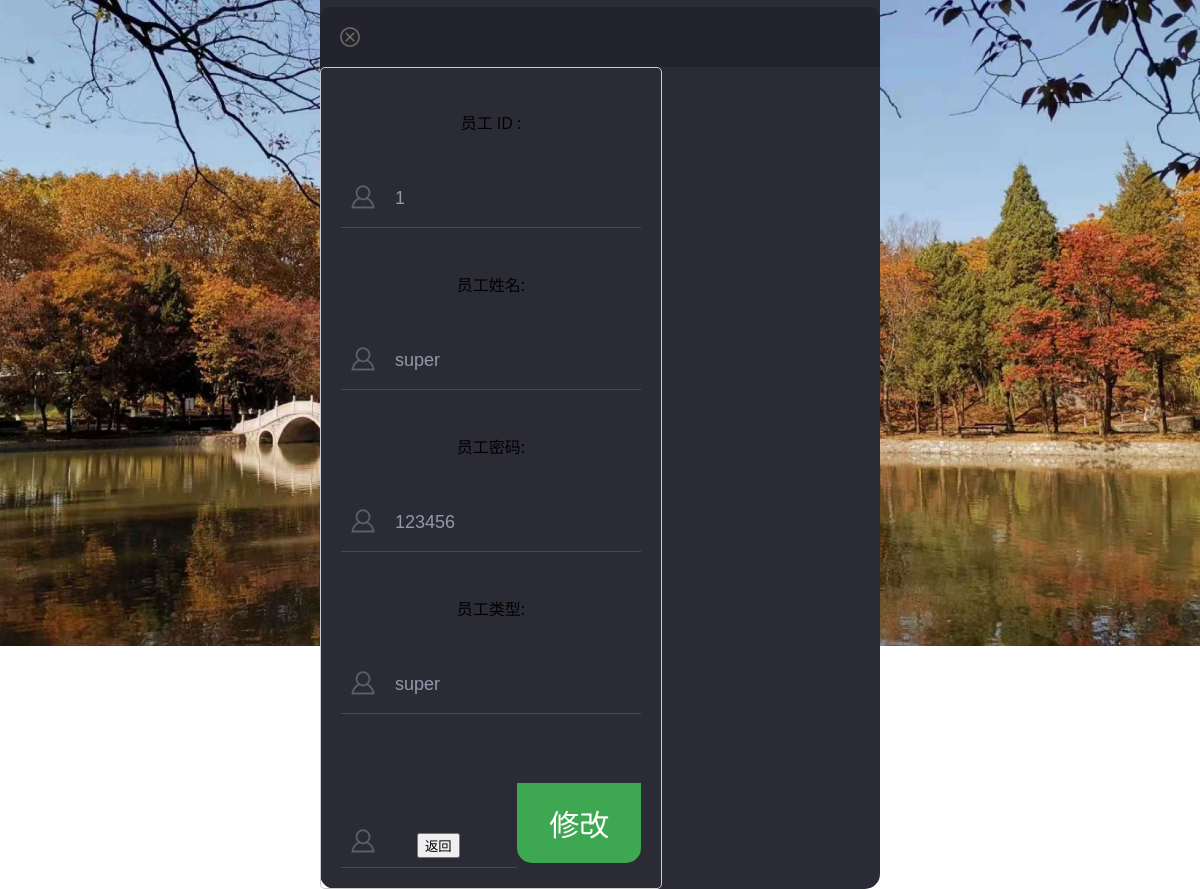
/super/modify_employee/1 (signed in), run on the app's committed database.
### tables this page shows
CREATE TABLE Employee (
  employee_id INT PRIMARY KEY,
  employee_name VARCHAR(50),
  employee_password VARCHAR(50),
  employee_type VARCHAR(50)
);

### MIS.py (the view, shortened to what this page needs)
@app.route('/super/modify_employee/<id>', methods=['GET', 'POST'])
def super_modify_employee(id=0):
    if not is_vaild('super'):
        flash('无权限, 请登录!', 'error')
        return redirect(url_for('index'))
    error = None
    employees = query_db('''SELECT * from Employee WHERE employee_id=?''', [id], True)
    return render_template('super_modify_employee.html', error=error, employees=employees)

### MIS.py (called while the page is built)
def conn_db():
    try:
        return sqlite3.connect(DATABASE)
    except Exception as e:
        print(e)

@app.before_request
def before_request():
    g.db = conn_db()

@app.teardown_request
def teardown_request(exception):
    if exception:
        logging.exception('An exception occurred during the request: %s', exception)
    if hasattr(g, 'db'):
        g.db.close()

def query_db(query, args=(), one=False):
    cur = g.db.execute(query, args)
    rv = [dict((cur.description[idx][0], value)
               for idx, value in enumerate(row)) for row in cur.fetchall()]
    return (rv[0] if rv else None) if one else rv

def user_online():
    if 'user_id' in session:
        return True
    else:
        return False

def is_vaild(type):
    if user_online() and session['type'] == type:
        return True

### templates/super_modify_employee.html (shortened to what this page needs)
<!DOCTYPE html>
<html>
<head>
    <link href="../static/css/style.css" rel='stylesheet' type='text/css' />
<link href='fonts.useso.com/css?family=PT+Sans:400,700,400italic,700italic|Oswald:400,300,700' rel='stylesheet' type='text/css'>
<link href='fonts.useso.com/css?family=Exo+2' rel='stylesheet' type='text/css'>
</head>
{% block content %}
<body>
<div class="login-form">
	<div class="close" onclick="javascript:history.back();"></div>
		<div class="head-info">
			<label class="lbl-1"> </label>
			<label class="lbl-2"> </label>
			<label class="lbl-3"> </label>
		</div>
            <form action="" method="post">
                 {% if employees %}
                     <br>
                    <label for="supplier_id">员工 ID :</label>
                    <input type="text" class="test" id="employee_id" name="employee_id" size="30" value="{{employees.employee_id}}">
                    <br><br><br>
                    <label for="supplier_name">员工姓名:</label>
                    <input type="text" class="test" id="employee_name" name="employee_name" size="30" value="{{employees.employee_name}}">
                    <br><br><br>
                    <label for="supplier_address">员工密码:</label>
                    <input type="text" class="test" id="employee_password" name="employee_password" size="30" value="{{employees.employee_password}}">
                    <br><br><br>
                    <label for="supplier_phone">员工类型:</label>
                    <input type="text" class="test" id="employee_type" name="employee_type" size="30" value="{{employees.employee_type}}">
                    <br><br><br>
                 {% endif %}
                <div class="actions">
                    <a href="/super/employee"><input type="button" value="返回"></a>
                    <input type="submit" value="修改">
                </div>
            </form>
</div>
</body>
{% endblock %}
</html>

### static/css/style.css (style rules this page uses)
html,body,div,span,applet,object,iframe,h1,h2,h3,h4,h5,h6,p,blockquote,pre,a,abbr,acronym,address,big,cite,code,del,dfn,em,img,ins,kbd,q,s,samp,small,strike,strong,sub,sup,tt,var,b,u,i,dl,dt,dd,ol,nav ul,nav li,fieldset,form,label,legend,table,caption,tbody,tfoot,thead,tr,th,td,article,aside,canvas,details,embed,figure,figcaption,footer,header,hgroup,menu,nav,output,ruby,section,summary,time,mark,audio,video { margin:0;padding:0;border:0;font-size:100%;font:inherit;vertical-align:baseline; }
a { text-decoration:none; }
body { background: url(../images/bg1.jpg) no-repeat 0px 0px; font-family: 'Open Sans', sans-serif; background-size:cover; -webkit-background-size:cover; -moz-background-size:cover; -o-background-size:cover; }
body a,form li,input[type="submit"],input[type="text"],.sixth-login input[type="submit"],.third-login input[type="submit"] { transition: 0.1s all; -webkit-transition: 0.1s all; -moz-transition: 0.1s all; -o-transition: 0.1s all; }
.close { background: url('../images/close.png') no-repeat 0px 0px; cursor: pointer; width: 20px; height: 20px; position: relative; left: 20px; top: 2.5em; -webkit-transition: color 0.2s ease-in-out; -moz-transition: color 0.2s ease-in-out; -o-transition: color 0.2s ease-in-out; transition: color 0.2s ease-in-out; }
.actions { display: flex; justify-content: space-between; align-items: center; margin-top: 20px; }
a { text-decoration:none; color: #9199aa; font-size: 18px; width: 70%; padding: 1em 2em 0.5em 3em; outline: none; background: url(../images/adm.png) no-repeat 10px 15px; border: none; font-weight: 100; border-bottom: 1px solid#484856; margin-top: 2em; }
.login-form { background: #2b2b36; text-align: center; border-radius: 15px; -webkit-border-radius: 15px; -moz-border-radius: 15px; margin-top: 100px; width: 35em; }
.head-info { padding: 5px 0; text-align: center; font-weight: 600; font-size: 2em; color: #fff; background: #23232e; height: 50px; border-top-left-radius: 10px; -webkit-border-top-left-radius: 10px; -moz-border-top-left-radius: 10px; -o-border-top-left-radius: 10px; border-top-right-radius: 10px; -webkit-border-top-right-radius: 10px; -moz-border-top-right-radius: 10px; -o-border-top-right-radius: 10p }
input[type="text"] { width: 70%; padding: 1em 2em 1em 3em; color: #9199aa; font-size: 18px; outline: none; background: url(../images/adm.png) no-repeat 10px 15px; border: none; font-weight: 100; border-bottom: 1px solid#484856; margin-top: 2em; }
input[type="submit"] { font-size: 30px; color: #fff; outline: none; border: none; background: #3ea751; width: 100%; padding: 18px 0; border-bottom-left-radius: 15px; -webkit-border-bottom-left-radius: 15px; -moz-border-bottom-left-radius: 15px; -o-border-bottom-left-radius: 15px; border-bottom-right-radius: 15px; -webkit-border-bottom-right-radius: 15px; -moz-border-bottom-right-radius: 15px; -o-border-bottom-right-radius: 15px; cursor: pointer; }
label.lbl-1 { width: 20px; height: 20px; display: block; float: right; border-radius: 50%; margin: 16px 10px 0px 0px; }
label.lbl-2 { width: 20px; height: 20px; display: block; float: right; border-radius: 50%; margin: 16px 10px 0px 0px; }
label.lbl-3 { width: 20px; height: 20px; display: block; float: right; border-radius: 50%; margin: 16px 10px 0px 0px; }
@media (max-width:2048px) { .login-form { margin: 100px auto 0 auto; width: 35em; } }

### templates/super_modify_employee.html (style rules this page uses)
body { display: flex; justify-content: center; align-items: center; height: 80vh; margin: 0; flex-direction: column; }
form { width: 300px; padding: 20px; border: 1px solid #ccc; border-radius: 5px; text-align: center; }

### data on the page
Employee: employee_id "1", employee_name "super", employee_password "123456", employee_type "super"
